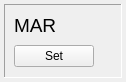
<?xml version="1.0" encoding="UTF-8"?>
<ui version="4.0">
 <class>Form</class>
 <widget class="QWidget" name="Form">
  <property name="geometry">
   <rect>
    <x>0</x>
    <y>0</y>
    <width>125</width>
    <height>82</height>
   </rect>
  </property>
  <property name="toolTip">
   <string>Memory Address Register</string>
  </property>
  <layout class="QVBoxLayout" name="verticalLayout">
   <property name="leftMargin">
    <number>4</number>
   </property>
   <property name="topMargin">
    <number>4</number>
   </property>
   <property name="rightMargin">
    <number>4</number>
   </property>
   <property name="bottomMargin">
    <number>4</number>
   </property>
   <item>
    <widget class="QFrame" name="frame">
     <property name="frameShape">
      <enum>QFrame::Panel</enum>
     </property>
     <property name="frameShadow">
      <enum>QFrame::Sunken</enum>
     </property>
     <layout class="QVBoxLayout" name="verticalLayout_2">
      <item>
       <widget class="QLabel" name="_label">
        <property name="font">
         <font>
          <pointsize>14</pointsize>
         </font>
        </property>
        <property name="text">
         <string>MAR</string>
        </property>
        <property name="alignment">
         <set>Qt::AlignLeading|Qt::AlignLeft|Qt::AlignTop</set>
        </property>
       </widget>
      </item>
      <item>
       <layout class="QHBoxLayout" name="horizontalLayout_3">
        <item alignment="Qt::AlignHCenter">
         <widget class="QPushButton" name="_buttonSet">
          <property name="toolTip">
           <string>Set the MAR</string>
          </property>
          <property name="text">
           <string>Set</string>
          </property>
          <property name="checkable">
           <bool>true</bool>
          </property>
         </widget>
        </item>
        <item>
         <widget class="WidgetLed" name="_ledRun" native="true">
          <property name="toolTip">
           <string>Run</string>
          </property>
         </widget>
        </item>
        <item>
         <widget class="WidgetLed" name="_ledSet" native="true">
          <property name="toolTip">
           <string>Set</string>
          </property>
         </widget>
        </item>
        <item>
         <layout class="QVBoxLayout" name="verticalLayout_3">
          <item alignment="Qt::AlignHCenter">
           <widget class="WidgetLedBank" name="_widgetLeds" native="true"/>
          </item>
          <item alignment="Qt::AlignHCenter">
           <widget class="WidgetDip" name="_widgetDip" native="true">
            <property name="maximumSize">
             <size>
              <width>16777215</width>
              <height>50</height>
             </size>
            </property>
           </widget>
          </item>
         </layout>
        </item>
       </layout>
      </item>
     </layout>
    </widget>
   </item>
  </layout>
 </widget>
 <customwidgets>
  <customwidget>
   <class>WidgetLedBank</class>
   <extends>QWidget</extends>
   <header>widgetledbank.h</header>
   <container>1</container>
  </customwidget>
  <customwidget>
   <class>WidgetDip</class>
   <extends>QWidget</extends>
   <header location="global">widgetdip.h</header>
   <container>1</container>
  </customwidget>
  <customwidget>
   <class>WidgetLed</class>
   <extends>QWidget</extends>
   <header location="global">widgetled.h</header>
   <container>1</container>
  </customwidget>
 </customwidgets>
 <resources/>
 <connections/>
</ui>
